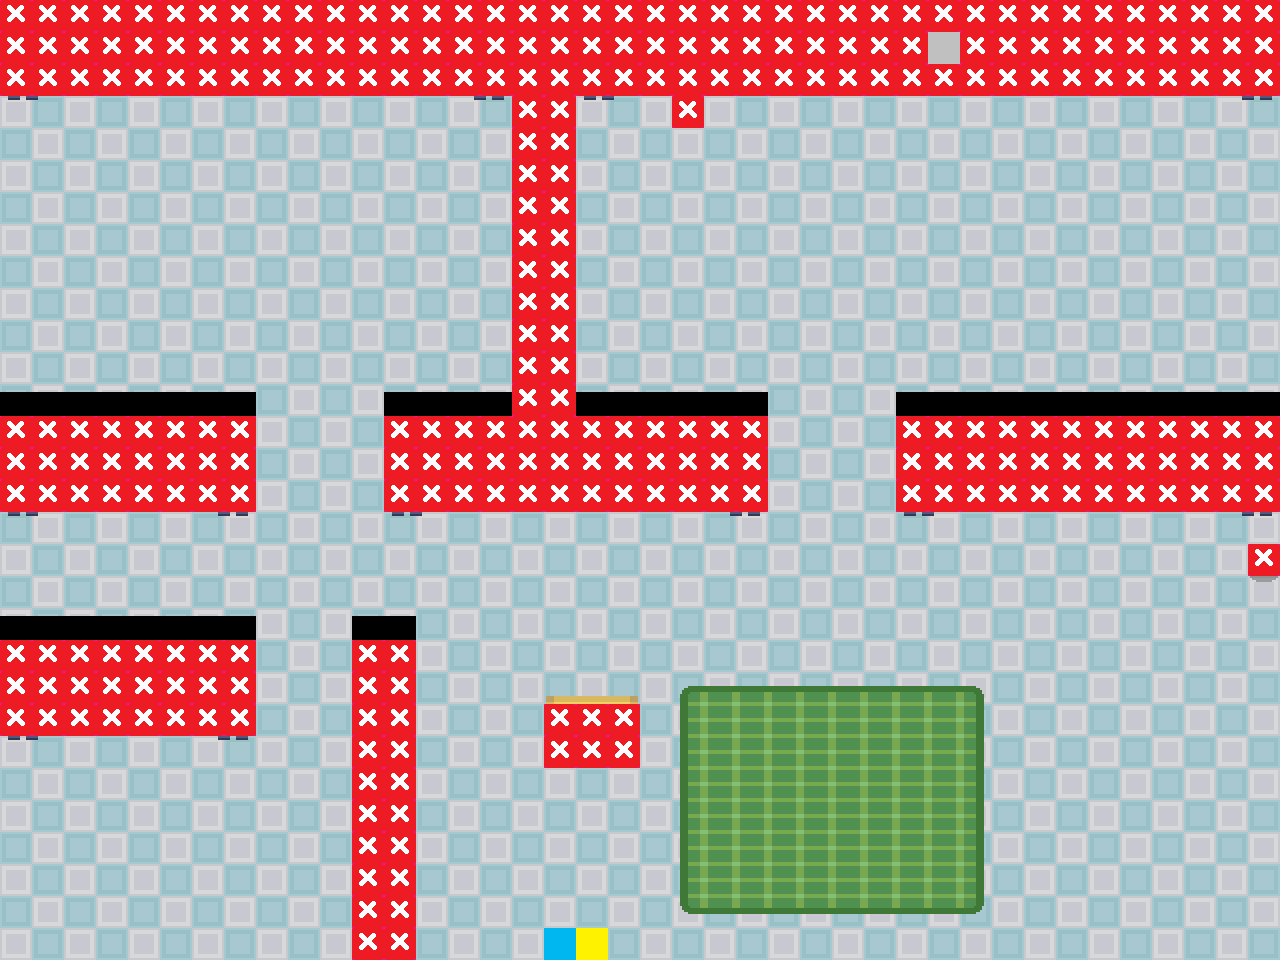

Rendered tile map (Tiled .tmx) drawn with the repository's tilesets; below, a short description and the map source with its tile grids summarised:
An orthogonal 40x30 tile map with 32x32 px tiles, 5 tile layers (ground1, ground_deco1, walls2, walls_deco2, ...), 5 tilesets.

<map version="1.10" tiledversion="1.11.2" orientation="orthogonal" renderorder="left-up" width="40" height="30" tilewidth="32" tileheight="32" infinite="0" nextlayerid="10" nextobjectid="1">
 <tileset firstgid="1" source="TECH-Lab.tsx" />
 <tileset firstgid="181" source="TECH-Misc.tsx" />
 <tileset firstgid="1205" source="TECH-Lab-wall.tsx" />
 <tileset firstgid="1206" source="passages.tsx" />
 <tileset firstgid="1350" source="00Home.tsx" />
 <layer id="1" name="ground1" width="40" height="30">
  <data>[1200 cells, 1200 non-empty, 4 distinct tile ids]</data>
 </layer>
 <layer id="9" name="ground_deco1" width="40" height="30">
  <data>[1200 cells, 81 non-empty, 9 distinct tile ids]</data>
 </layer>
 <group id="2" name="z = 0" />
 <layer id="6" name="walls2" width="40" height="30">
  <data>[1200 cells, 409 non-empty, 33 distinct tile ids]</data>
 </layer>
 <layer id="7" name="walls_deco2" width="40" height="30">
  <data>[1200 cells, 7 non-empty, 7 distinct tile ids]</data>
 </layer>
 <group id="3" name="z = 1" />
 <group id="4" name="z = 2" />
 <layer id="8" name="passages" width="40" height="30">
  <data>[1200 cells, 287 non-empty, 1 distinct tile ids]</data>
 </layer>
 <group id="5" name="infos" />
</map>
